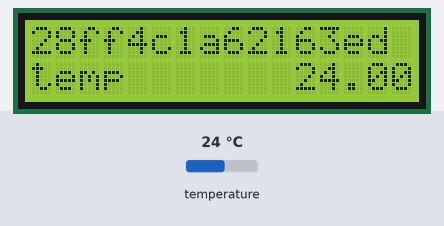
This sketch was run on a simulated Arduino Uno, built with avr-gcc and run on an emulated ATmega328P. On the bench: 16×2 character LCD. The inputs (shaded band) are chosen by the test bench; at power-on: temperature 24 °C. What the sketch prints to the serial monitor is not drawn.

Above: at 1.27 s.
1.3 s: temperature set to 12 °C
At 2.5 s:
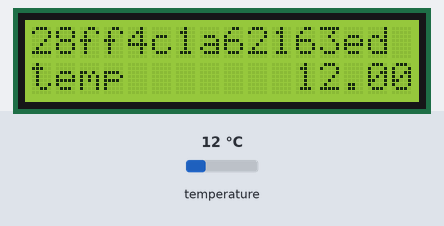
2.9 s: temperature set to 19 °C
At 4.6 s:
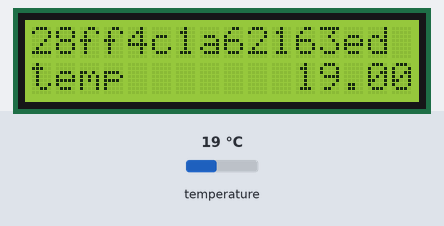
5.1 s: temperature set to 28 °C
At 6.5 s:
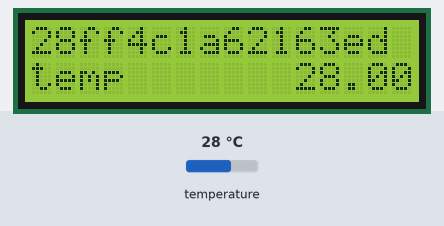
Timing chart, 0 to 8.1 s (numbered marks = the images above; inputs shaded):
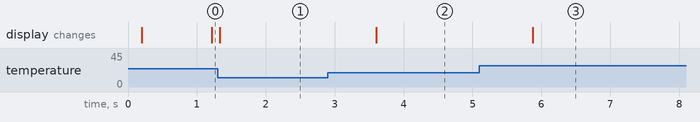

Measured:
- after the input at 1.3 s, the display: changes at once (image 1)
- after the input at 2.9 s, the display: changes after 0.70 s (image 2)
- after the input at 5.1 s, the display: changes after 0.78 s (image 3)

The sketch:

tester.ino
```cpp
#include <Wire.h>
#include <LiquidCrystal_I2C.h> // Подключение библиотеки
//#include <LiquidCrystal_PCF8574.h> // Подключение альтернативной библиотеки
#include <OneWire.h>
#include <DallasTemperature.h>

// Пин Arduino куда подключен датчик
#define ONE_WIRE_BUS 4

// Объявляем переменные
OneWire oneWire(ONE_WIRE_BUS);
DallasTemperature sensors(&oneWire);

// тут будет хранится адрес нашего датчика. Каждый DS18B20 имеет свой уникальный адрес, зашитый на заводе
DeviceAddress insideThermometer;
LiquidCrystal_I2C lcd(0x3F,16,2); // Указываем I2C адрес (наиболее распространенное значение), а также параметры экрана (в случае LCD 1602 - 2 строки по 16 символов в каждой
//LiquidCrystal_PCF8574 lcd(0x27); // Вариант для библиотеки PCF8574
String str[8];
void setup() {
  Serial.begin(9600);
  lcd.init();
  lcd.backlight();                 // Подключение подсветки

  Serial.print(sensors.getDeviceCount(), DEC);

  if (sensors.isParasitePowerMode()) Serial.println("ON");
  else Serial.println("OFF");
  if (!sensors.getAddress(insideThermometer, 0)) Serial.println("Не найден адрес датчика 0");
  // устанавливаем разрешение датчика на 9 бит. Можно попробовать 10 поставить. Эта штука отвечает за точность показаний. Чем выше точность тем меньше скорость получения температуры.
  sensors.setResolution(insideThermometer, 9);
  Serial.print(sensors.getResolution(insideThermometer), DEC);
}


void printTemperature(DeviceAddress deviceAddress)
{
  // вариант 1 - медленнее
  //Serial.print("Temp C: ");
  //Serial.print(sensors.getTempC(deviceAddress)); // в цельсиях
  //Serial.print(" Temp F: ");
  //Serial.print(sensors.getTempF(deviceAddress)); // в фаренгейтах. причем чтобы получить температуру в фаренгейтах мы делаем второй запрос к датчику.

  // вариант 2 - быстрее
  float tempC = sensors.getTempC(deviceAddress);
  Serial.print("Temp C: ");
  Serial.print(tempC);
  Serial.print(" Temp F: ");
  Serial.println(DallasTemperature::toFahrenheit(tempC));
  lcd.setCursor(0,1);              // Установка курсора в начало первой строки
  lcd.print("temp");       // Набор текста на первой строке
  lcd.setCursor(11,1);              // Установка курсора в начало первой строки
  lcd.print(tempC);       // Набор текста на первой строке
}

void writeSensorValue(DeviceAddress deviceAddress) {
  // Выводим отладочную информацию
  Serial.print(">> Addr: ");
  printAddress(deviceAddress);
  // Формируем пакет для передачи из 10 байт (8 байт - адрес, 2 байта - значение)
  int msg[8];
  // Заполняем первые 8 байт пакета адресом датчика
  for(int k = 0; k < 8; k++)
    msg[k] = deviceAddress[k];
  for(int i = 0; i < 8; i++)
     str[i] = String(msg[i], HEX);
  lcd.setCursor(0,0);
  for(int i = 0; i < 8; i++)
      lcd.print(str[i]);
}

void printAddress(DeviceAddress deviceAddress)
{
  for (uint8_t i = 0; i < 8; i++)
  {
    if (deviceAddress[i] < 16) Serial.print("0");
    Serial.print(deviceAddress[i], HEX);
  }
}


void loop() {
  Serial.print("Получаем температуру...");
  sensors.requestTemperatures(); // Отправка команды на получение температуры
  Serial.println("готово");
  printTemperature(insideThermometer);
  delay(1000);
  writeSensorValue(insideThermometer);
}
```
